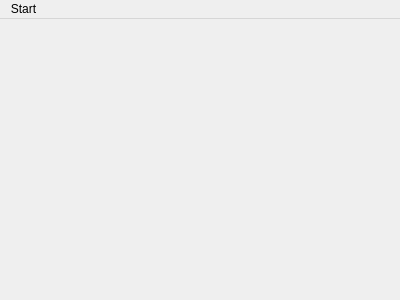
<?xml version="1.0" encoding="UTF-8"?>
<ui version="4.0">
 <class>MainScene</class>
 <widget class="QMainWindow" name="MainScene">
  <property name="geometry">
   <rect>
    <x>0</x>
    <y>0</y>
    <width>400</width>
    <height>300</height>
   </rect>
  </property>
  <property name="windowTitle">
   <string>MainScene</string>
  </property>
  <widget class="QWidget" name="centralWidget"/>
  <widget class="QMenuBar" name="menuBar">
   <property name="geometry">
    <rect>
     <x>0</x>
     <y>0</y>
     <width>400</width>
     <height>26</height>
    </rect>
   </property>
   <widget class="QMenu" name="menuStart">
    <property name="title">
     <string>Start</string>
    </property>
    <addaction name="actionQuit"/>
   </widget>
   <addaction name="menuStart"/>
  </widget>
  <action name="actionExit">
   <property name="text">
    <string>ss </string>
   </property>
  </action>
  <action name="actionExit_2">
   <property name="text">
    <string>Exit</string>
   </property>
  </action>
  <action name="actionQuit">
   <property name="text">
    <string>Exit</string>
   </property>
  </action>
 </widget>
 <layoutdefault spacing="6" margin="11"/>
 <resources/>
 <connections/>
</ui>
